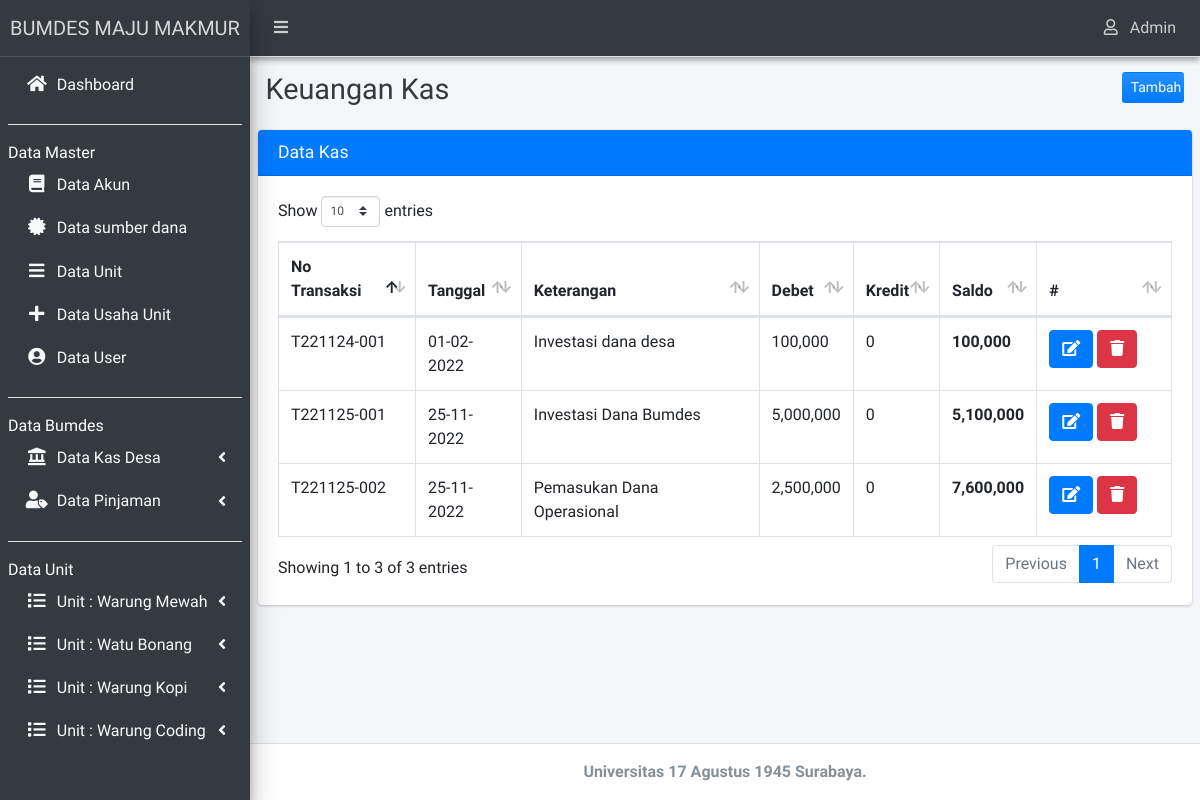
The page /admin/index.php?hal=kas (signed in) on the database as committed earlier.
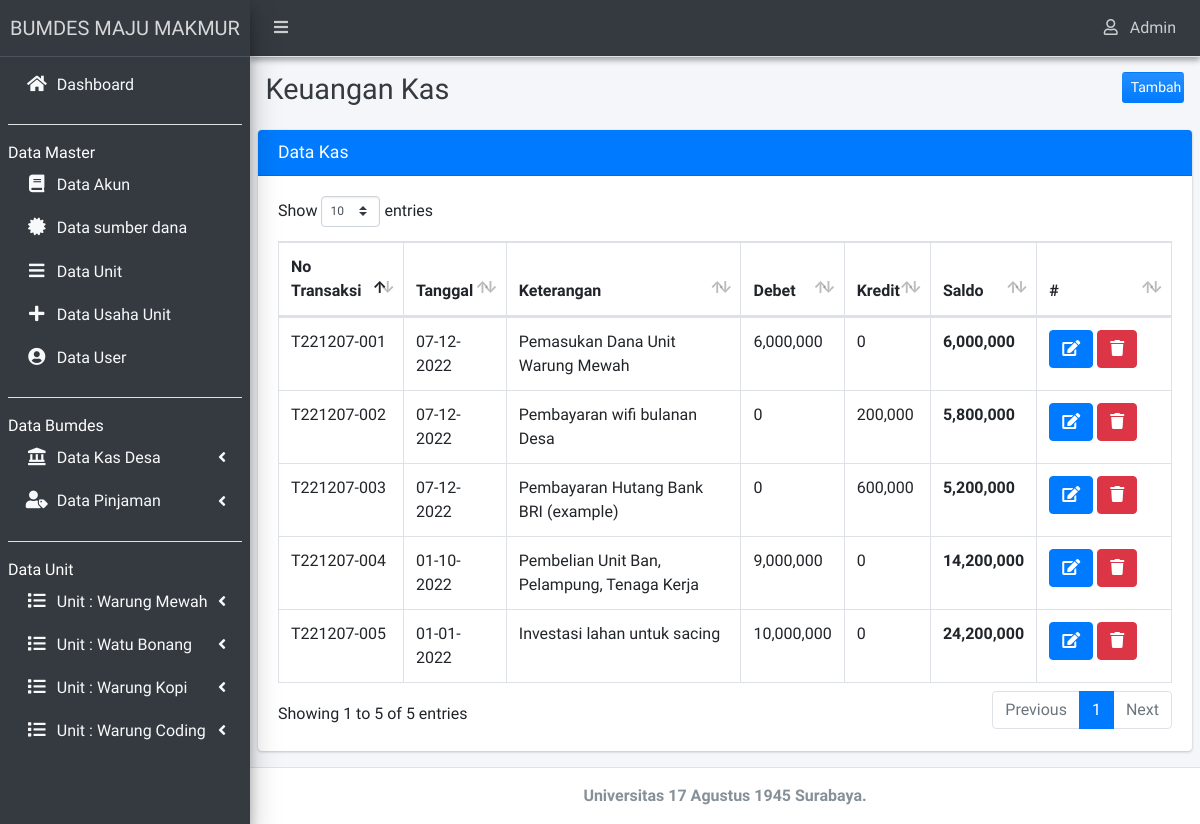
The same page on the database as committed later.
### tables this page shows
CREATE TABLE `tb_unit` (
  `id_unit` int(11) NOT NULL,
  `nama_unit` varchar(30) DEFAULT NULL
);

CREATE TABLE `tb_kas` (
  `id_kas` int(11) NOT NULL,
  `tanggal` varchar(20) NOT NULL,
  `id_transaksi` varchar(20) NOT NULL,
  `kode_akun` varchar(5) NOT NULL,
  `sumber` varchar(5) NOT NULL,
  `keterangan` varchar(255) NOT NULL,
  `debet` int(11) NOT NULL,
  `kredit` int(11) NOT NULL
);

### setting/tanggal.php (called while the page is built, shortened)
<?php
	function tgl_indo($tgl){
			$tgl		= date_create($tgl);
			$tanggal	= date_format($tgl,"d-m-Y");
			return $tanggal;
	}
?>

### admin/kas.php (the view, shortened to what this page needs)
<div class="content-header">
    <div class="container-fluid">
        <div class="row mb-2">
            <div class="col-sm-6">
                <h1 class="m-0 text-dark">Keuangan Kas</h1>
            </div>
            <div class="col-sm-5">
            </div>
            <div class="col-sm-1">
                <a href="?hal=tambah_kas" style="float: right;" class="btn btn-block bg-gradient-primary btn-sm">Tambah</a>
            </div>
        </div>
    </div>
</div>
<section class="content">
    <div class="row">
    <div class="col-12">
        <div class="card card-primary">
            <div class="card-header">
                <h3 class="card-title primary">Data Kas</h3>
            </div>
        <div class="card-body">
            <table id="example3" class="table table-bordered table-hover">
                <thead>
                        <tr>
                        <th>No Transaksi</th>
                        <th>Tanggal</th>
                        <th>Keterangan</th>
                        <th>Debet</th>
                        <th>Kredit</th>
                        <th>Saldo</th>
                        <th>#</th>
                        </tr>
                </thead>
                <tbody>
                <?php
                    $saldo=0;
                    $query      = "SELECT * from tb_kas";
                    $result     = $mysqli->query($query);
                    $num_result = $result->num_rows;
                    if ($num_result > 0) {
                        while ($data = mysqli_fetch_assoc($result)) {
                            extract($data);
                            $saldo+=$debet;
                            $saldo-=$kredit;
                        ?>
                    <tr>
                        <td><?php echo $id_transaksi; ?></td>
                        <td><?php echo tgl_indo($tanggal); ?></td>
                        <td><?php echo $keterangan; ?></td>
                        <td><?php echo number_format($debet,0); ?></td>
                        <td><?php echo number_format($kredit,0); ?></td>
                        <th><?php echo number_format($saldo,0); ?></th>
                        <td width="15%">
                            <a href="?hal=kas_edit&id_kas=<?php echo $id_kas; ?>"
                            class="btn btn-icon btn-primary" title="Edit Data"><i class="fa fa-edit"></i> </a>
                            <a class="btn btn-danger" title="Hapus Data" href="operasi_crud/kas/delete.php?id_kas=<?= $id_kas; ?>"
                                onclick="return confirm('Apakah anda yakin akan menghapus data ini?')"> <i class="fa fa-trash"></i></a>
                        </td>
                    </tr>
                    <?php }}?>
            </table>
                </div>
            </div>
        </div>
    </div>
</section>

### admin/index.php (shortened to what this page needs)
<?php
require_once '../setting/koneksi.php';
require_once '../setting/tanggal.php';
if(isset($_SESSION['level_user'])=='Admin' || isset($_SESSION['level_user'])=='Bendahara'){
  require_once 'layout/top.php';
?>
    <nav class="main-header navbar navbar-expand navbar-dark elevation-2 navbar-light">
      <ul class="navbar-nav">
        <li class="nav-item">
          <a class="nav-link" data-widget="pushmenu" href="#"><i class="fas fa-bars"></i></a>
        </li>
      </ul>
      <ul class="navbar-nav ml-auto">
        <li class="nav-item dropdown">
          <a class="nav-link" data-toggle="dropdown" href="#">
            <i class="far fa-user mr-2"></i>
            <span><?= $_SESSION['level_user']; ?></span>
          </a>
        </li>
      </ul>
    </nav>
    <aside class="main-sidebar sidebar-dark-primary elevation-4">
      <a href="#" class="brand-link text-center">
        <span class="brand-text font-gradient-light">BUMDES MAJU MAKMUR</span>
      </a>
      <div class="sidebar">
        <nav class="mt-2">
          <ul class="nav nav-pills nav-sidebar flex-column" data-widget="treeview" role="menu" data-accordion="false">
            <?php include('_menu.php'); ?>
          </ul>
        </nav>
      </div>
    </aside>
  <div class="content-wrapper">
    <?php require_once 'layout/sidebar.php'; ?>
  </div>
<?php require_once 'layout/footer.php'; ?>
<?php require_once 'layout/bottom.php';?>
<?php
}else if(isset($_SESSION['level_user'])=='Kepala Desa'){
  require_once 'layout/top.php';
?>
  <nav class="main-header navbar navbar-expand navbar-dark elevation-2 navbar-light">
    <ul class="navbar-nav">
      <li class="nav-item">
        <a class="nav-link" data-widget="pushmenu" href="#"><i class="fas fa-bars"></i></a>
      </li>
    </ul>
    <ul class="navbar-nav ml-auto">
      <li class="nav-item dropdown">
        <a class="nav-link" data-toggle="dropdown" href="#">
          <i class="far fa-user mr-2"></i>
          <span><?= $_SESSION['level_user']; ?></span>
        </a>
        <div class="dropdown-menu dropdown-menu-lg dropdown-menu-right">
          <div class="dropdown-divider"></div>
          <a href="logout.php" class="dropdown-item">
            <i class="fas fa-lock mr-2"></i> Log Out
            <span class="float-right text-muted text-sm"></span>
          </a>
        </div>
      </li>
    </ul>
  </nav>
    <aside class="main-sidebar sidebar-dark-primary elevation-4">
    <a href="#" class="brand-link text-center">
      <span class="brand-text font-gradient-light">BUMDES MAJU MAKMUR</span>
    </a>
    <div class="sidebar">
      <nav class="mt-2">
        <ul class="nav nav-pills nav-sidebar flex-column" data-widget="treeview" role="menu" data-accordion="false">
          <?php include('_menu.php'); ?>
        </ul>
      </nav>
    </div>
  </aside>
  <div class="content-wrapper">
      <?php require_once 'layout/sidebar.php'; ?>
  </div>
<?php
  require_once 'layout/footer.php';
  require_once 'layout/bottom.php';
}else{
  echo "<script>window.location='../index.php';</script>";
}
?>

### admin/layout/top.php (shortened to what this page needs)
<!DOCTYPE html>
<html lang="en">
<head>
  <link rel="stylesheet" href="../assets/plugins/fontawesome-free/css/all.min.css">
  <link rel="stylesheet" href="../assets/dist/css/adminlte.min.css">
  <link rel="stylesheet" href="../assets/plugins/datatables-bs4/css/dataTables.bootstrap4.css">
  <link rel="stylesheet" href="../assets/plugins/select2/css/select2.min.css">
  <link rel="stylesheet" href="../assets/plugins/select2-bootstrap4-theme/select2-bootstrap4.min.css">
  <link rel="stylesheet" href="../assets/plugins//sweetalert2/sweetalert2.min.css">
  <link rel="stylesheet" href="../assets/dist/css/toastr.min.css">
</head>
<body class="hold-transition sidebar-mini">
  <div class="wrapper">

### admin/_menu.php (shortened to what this page needs)
<li class="nav-item">
	<a href="?hal=beranda" class="nav-link text-light">
		<i class="nav-icon fas fa-home"></i>
		<p> Dashboard </p>
	</a>
</li>
<?php if($_SESSION['level_user']=='Admin' || $_SESSION['level_user']=='Bendahara'){ ?>
	<li class="nav-item">
		<hr class="bg-gradient-light">
	</li>
	<div class="sidebar-heading text-white">Data Master</div>
    <li class="nav-item">
		<a class="nav-link text-light" href="?hal=akun">
			<i class="fa fa-book nav-icon"></i>
			<p>Data Akun</p>
		</a>
    </li>
    <li class="nav-item">
		<a class="nav-link text-light" href="?hal=ind">
			<i class="fa fa-certificate nav-icon"></i>
			<p>Data sumber dana</p>
		</a>
    </li>
    <li class="nav-item">
		<a class="nav-link text-light" href="?hal=unit" >
			<i class="fa fa-bars nav-icon"></i>
			<p>Data Unit</p>
		</a>
    </li>
    <li class="nav-item">
		<a class="nav-link text-light" href="?hal=kegiatan">
			<i class="fa fa-plus nav-icon"></i>
			<p>Data Usaha Unit</p>
		</a>
    </li>
    <li class="nav-item">
		<a class="nav-link text-light" href="?hal=user">
			<i class="fa fa-user-circle nav-icon"></i>
			<p>Data User</p>
		</a>
    </li>
	<li class="nav-item">
		<hr class="bg-gradient-light">
	</li>
	<div class="sidebar-heading text-white">Data Bumdes</div>
	<li class="nav-item">
		<a href="#" class="nav-link text-light">
			<i class="fas fa-solid fa-landmark nav-icon"></i>
			<p> Data Kas Desa <i class="fas fa-angle-left right"></i></p>
		</a>
    </li>
	<li class="nav-item">
		<a href="#" class="nav-link text-light">
			<i class="fas fa-solid fa-user-tag nav-icon"></i>
			<p>
			Data Pinjaman
			<i class="fas fa-angle-left right"></i>
			</p>
		</a>
    </li>
<?php } else if (isset($_SESSION['level_user'])=="Kepala Desa") { ?>
	<li class="nav-item has-treeview">
			<a href="#" class="nav-link text-light">
				<i class="nav-icon fas fa-list"></i>
				<p>
					Data Bumdes
					<i class="fas fa-angle-left right"></i>
				</p>
			</a>
			<ul class="nav nav-treeview text-light">
				<li class="nav-item">
					<a href="?hal=lap_buku_besar_kas" class="nav-link text-light">
						<i class="fa fa-bookmark nav-icon"></i>
						<p>Buku Besar</p>
					</a>
				</li>
				<li class="nav-item">
					<a href="?hal=lap_arus_kas_desa" class="nav-link text-light">
						<i class="fa fa-angle-double-right nav-icon"></i>
						<p>Arus Kas</p>
					</a>
				</li>
				<li class="nav-item">
					<a href="?hal=lap_neraca_kas" class="nav-link text-light">
						<i class="fa fa-balance-scale nav-icon"></i>
						<p>Neraca</p>
					</a>
				</li>
			</ul>
		</li>
<?php } ?>
<li class="nav-item">
	<hr class="bg-light">
</li>
<div class="sidebar-heading text-white">Data Unit</div>
<?php
$query="SELECT * from tb_unit";
$result=$mysqli->query($query);
$num_result=$result->num_rows;
if ($num_result > 0 ) {
	while ($data=mysqli_fetch_assoc($result)) {
		extract($data);  ?>
		<li class="nav-item has-treeview">
			<a href="#" class="nav-link text-light">
				<i class="nav-icon fas fa-list"></i>
				<p>
					Unit : <?=$nama_unit;?>
					<i class="fas fa-angle-left right"></i>
				</p>
			</a>
		</li>
		<?php } } ?>

### admin/layout/sidebar.php (shortened to what this page needs)
<?php
$hal = @$_GET['hal'];
$modul = "";
$default = $modul."beranda.php";
if(!$hal){
    require_once "$default";
}else{
    switch($hal){
        case $hal:
        if(is_file($modul.$hal.".php"))
        {
            require_once $modul.$hal.".php";
        }
        else
        {
            require_once "$default";
        }
        break;
    }
}
?>

### admin/layout/footer.php
<footer class="main-footer text-center">
  <strong>Universitas 17 Agustus 1945 Surabaya.</strong>
</footer>

### admin/layout/bottom.php (shortened to what this page needs)
</body>
</html>

Rows that differ between the two databases and show on the page:
removed tb_kas: id_transaksi "T221125-001", tanggal "25-11-2022", keterangan "Investasi Dana Bumdes", debet "5,000,000", kredit "0", saldo "5,100,000"
removed tb_kas: id_transaksi "T221125-002", tanggal "25-11-2022", keterangan "Pemasukan Dana Operasional", debet "2,500,000", kredit "0", saldo "7,600,000"
added tb_kas: id_transaksi "T221207-001", tanggal "07-12-2022", keterangan "Pemasukan Dana Unit Warung Mewah", debet "6,000,000", kredit "0", saldo "6,000,000"
added tb_kas: id_transaksi "T221207-002", tanggal "07-12-2022", keterangan "Pembayaran wifi bulanan Desa", debet "0", kredit "200,000", saldo "5,800,000"
added tb_kas: id_transaksi "T221207-003", tanggal "07-12-2022", keterangan "Pembayaran Hutang Bank BRI (example)", debet "0", kredit "600,000", saldo "5,200,000"
added tb_kas: id_transaksi "T221207-004", tanggal "01-10-2022", keterangan "Pembelian Unit Ban, Pelampung, Tenaga Kerja", debet "9,000,000", kredit "0", saldo "14,200,000"
changed tb_kas: id_transaksi "T221124-001" → "T221207-005"; tanggal "01-02-2022" → "01-01-2022"; keterangan "Investasi dana desa" → "Investasi lahan untuk sacing"; debet "100,000" → "10,000,000"; saldo "100,000" → "24,200,000"
Other text that changed with them:
text written by a page script: "Show entries Showing 1 to 3 of 3 entries Previous 1 Next" → "Show entries Showing 1 to 5 of 5 entries Previous 1 Next"
